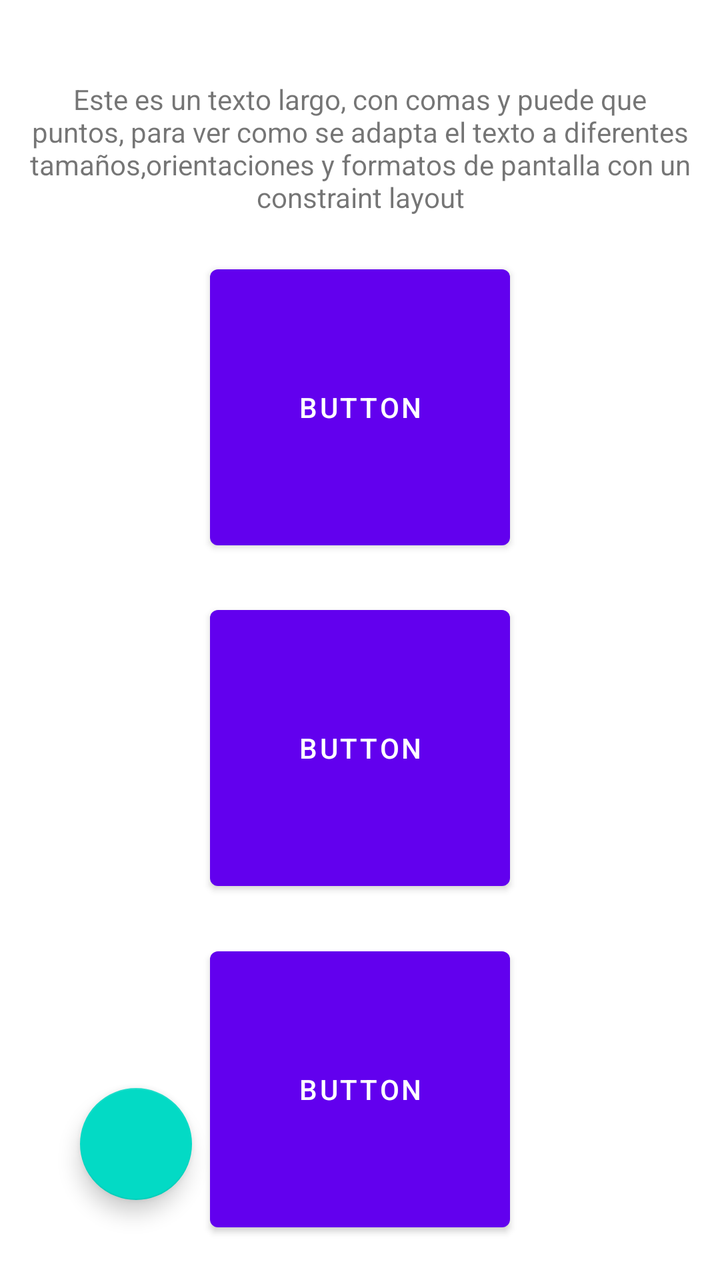
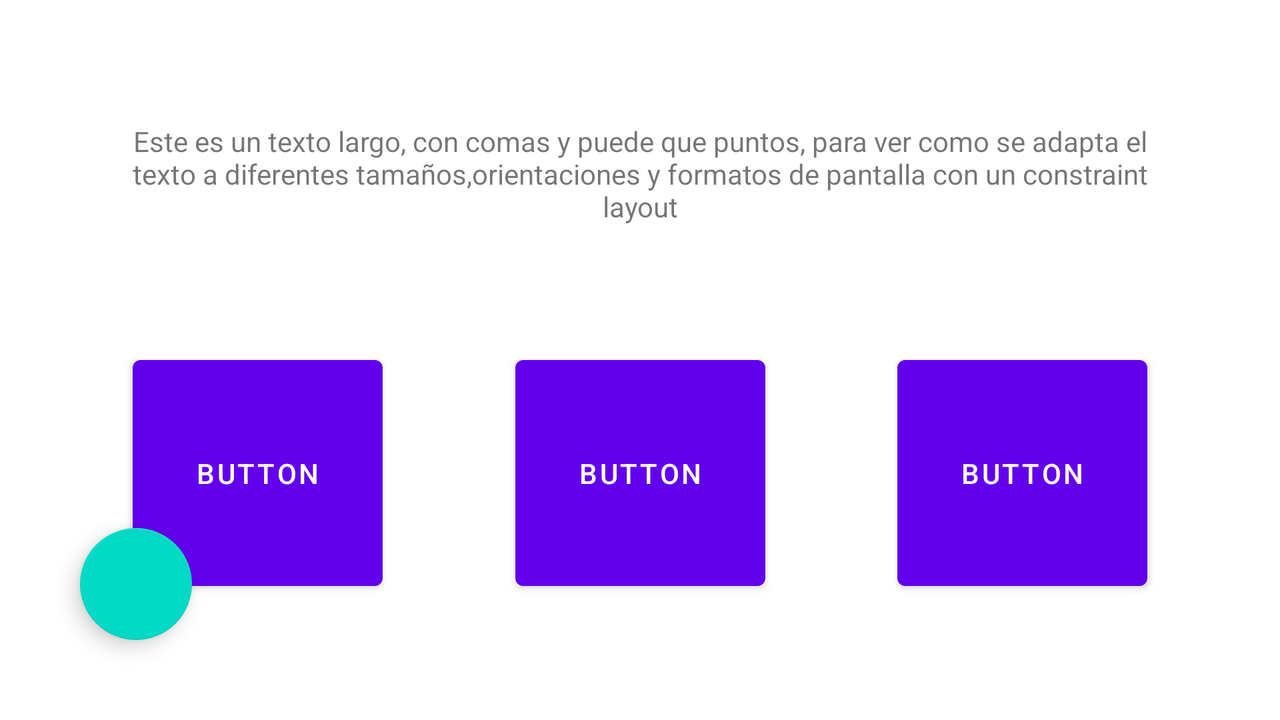

First picture: res/layout/ on a phone held upright. Second picture: the repository's own variant of that layout, on a device whose configuration matches the variant's folder. Source for both follows.
<!-- AndroidManifest.xml: application theme Theme.AndroidResponsiveDesign -->
<!-- res/layout/activity_main.xml -->
<?xml version="1.0" encoding="utf-8"?>
<androidx.constraintlayout.widget.ConstraintLayout
        android:id ="@+id/viewport"
        xmlns:android="http://schemas.android.com/apk/res/android"
        xmlns:tools="http://schemas.android.com/tools"
        xmlns:app="http://schemas.android.com/apk/res-auto"
        android:layout_width="match_parent"
        android:layout_height="match_parent"
        tools:context=".MainActivity">

      <TextView
                android:text="@string/textoLargo"
                android:layout_width="wrap_content"
                android:layout_height="wrap_content" android:id="@+id/textView"
                app:layout_constraintTop_toTopOf="parent"
                app:layout_constraintEnd_toEndOf="parent"
                app:layout_constraintStart_toStartOf="parent" android:textAlignment="center" android:paddingTop="40sp"/>
        <Button
                android:text="Button"
                android:layout_width="150sp"
                android:layout_height="150sp"
                android:id="@+id/button"
                app:layout_constraintTop_toBottomOf="@+id/textView"
                app:layout_constraintEnd_toEndOf="parent" app:layout_constraintStart_toStartOf="parent"
                app:layout_constraintHorizontal_bias="0.5" app:layout_constraintBottom_toTopOf="@+id/button2"
                app:layout_constraintVertical_chainStyle="spread"/>
        <Button
                android:text="Button"
                android:layout_width="150sp"
                android:layout_height="150sp" android:id="@+id/button2"
                app:layout_constraintTop_toBottomOf="@+id/button"
                app:layout_constraintStart_toStartOf="parent" app:layout_constraintEnd_toEndOf="parent"
                app:layout_constraintHorizontal_bias="0.5"
                app:layout_constraintBottom_toTopOf="@+id/button3"/>
        <Button
                android:text="Button"
                android:layout_width="150sp"
                android:layout_height="150sp" android:id="@+id/button3"
                app:layout_constraintTop_toBottomOf="@+id/button2" app:layout_constraintStart_toStartOf="parent"
                app:layout_constraintEnd_toEndOf="parent" app:layout_constraintHorizontal_bias="0.5"
                app:layout_constraintBottom_toBottomOf="parent"/>

    <com.google.android.material.floatingactionbutton.FloatingActionButton
            android:id="@+id/fab"
            android:layout_width="wrap_content"
            android:layout_height="wrap_content"
            android:layout_gravity="end|bottom"
            android:src="@drawable/ic_launcher_foreground"
            android:contentDescription="@string/txtSend"
            android:layout_margin="40sp" app:layout_constraintStart_toStartOf="parent" android:layout_marginStart="40dp"
            app:layout_constraintBottom_toBottomOf="parent" android:layout_marginBottom="60dp"/>

</androidx.constraintlayout.widget.ConstraintLayout>
<!-- resources referenced by this layout -->
<resources>
  <string name="textoLargo">Este es un texto largo, con comas y puede que puntos, para ver como se adapta el texto a diferentes tamaños,orientaciones y formatos de pantalla con un constraint layout</string>
  <string name="txtSend">SEND</string>
  <style name="Theme.AndroidResponsiveDesign" parent="Theme.MaterialComponents.DayNight.DarkActionBar">
          
          <item name="colorPrimary">@color/purple_500</item>
          <item name="colorPrimaryVariant">@color/purple_700</item>
          <item name="colorOnPrimary">@color/white</item>
          
          <item name="colorSecondary">@color/teal_200</item>
          <item name="colorSecondaryVariant">@color/teal_700</item>
          <item name="colorOnSecondary">@color/black</item>
          
          <item name="android:statusBarColor" tools:targetApi="l">?attr/colorPrimaryVariant</item>
          
      </style>
</resources>
<!-- res/layout-land/activity_main.xml (the repository's variant of the layout above) -->
<!-- drawn on the phone turned sideways -->
<?xml version="1.0" encoding="utf-8"?>
<androidx.constraintlayout.widget.ConstraintLayout
        android:id="@+id/viewport"
        xmlns:android="http://schemas.android.com/apk/res/android"
        xmlns:tools="http://schemas.android.com/tools"
        xmlns:app="http://schemas.android.com/apk/res-auto"
        android:layout_width="match_parent"
        android:layout_height="match_parent"
        tools:context=".MainActivity">

        <TextView
                android:text="@string/textoLargo"
                android:layout_width="wrap_content"
                android:layout_height="wrap_content" android:id="@+id/textView"
                app:layout_constraintTop_toTopOf="parent"
                app:layout_constraintEnd_toEndOf="parent" android:layout_marginEnd="170dp"
                app:layout_constraintStart_toStartOf="parent" android:layout_marginStart="170dp"
                app:layout_constraintHorizontal_bias="0.5" app:layout_constraintBottom_toTopOf="@+id/buttonL3"
                app:layout_constraintVertical_chainStyle="spread" android:paddingHorizontal="0sp"
                android:paddingEnd="50sp" android:paddingStart="50sp" android:textAlignment="center"/>

        <Button
                android:text="Button"
                android:layout_height="125sp"
                android:id="@+id/buttonL"
                app:layout_constraintStart_toStartOf="parent" app:layout_constraintHorizontal_bias="0.5"
                app:layout_constraintEnd_toStartOf="@+id/buttonL2" android:layout_width="125sp"
                app:layout_constraintTop_toTopOf="@+id/buttonL2" app:layout_constraintBottom_toBottomOf="@+id/buttonL2"/>

        <Button
                android:text="Button"
                android:layout_width="125sp"
                android:layout_height="125sp"
                android:id="@+id/buttonL2" app:layout_constraintStart_toEndOf="@+id/buttonL"
                app:layout_constraintHorizontal_bias="0.5" app:layout_constraintEnd_toStartOf="@+id/buttonL3"
                app:layout_constraintTop_toTopOf="@+id/buttonL3"
                app:layout_constraintBottom_toBottomOf="@+id/buttonL3"/>

        <Button
                android:text="Button"
                android:layout_width="125sp"
                android:layout_height="125sp"
                android:id="@+id/buttonL3" app:layout_constraintStart_toEndOf="@+id/buttonL2"
                app:layout_constraintHorizontal_bias="0.5" app:layout_constraintEnd_toEndOf="parent"
                app:layout_constraintTop_toBottomOf="@+id/textView"
                app:layout_constraintBottom_toBottomOf="parent"/>

        <com.google.android.material.floatingactionbutton.FloatingActionButton
                android:id="@+id/fab"
                android:layout_width="wrap_content"
                android:layout_height="wrap_content"
                android:layout_gravity="end|bottom"
                android:src="@drawable/ic_launcher_foreground"
                android:contentDescription="@string/txtSend"
                android:layout_margin="40sp"
                app:layout_constraintStart_toStartOf="parent"
                android:layout_marginStart="60sp"
                app:layout_constraintBottom_toBottomOf="parent"
                android:layout_marginBottom="40sp"/>

</androidx.constraintlayout.widget.ConstraintLayout>
